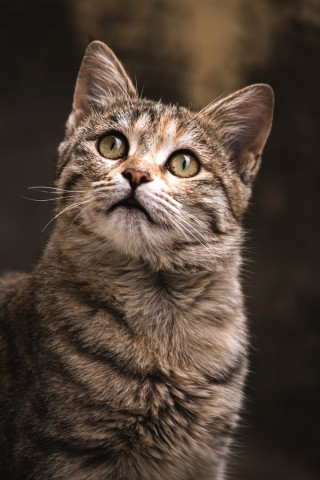
#> input picture CuteCat.jpg, 320 x 480 px
$ jupyter execute openCV-Basic-2.ipynb   (shell and % lines are left out)
#> lines starting #> are read from the running program, lines starting #| are printed output that depends on the picture; after the words box and inside, x2 and y2 are one past the last pixel; in counts of white or black regions, pixels touching at a corner belong together
[cell 1]
import matplotlib.pyplot as plt
import numpy as np
import imutils
import cv2
import warnings
warnings.filterwarnings("ignore")

[cell 2]
plt.figure(figsize=(6, 4))
imagedata = plt.imread("CuteCat.jpg")
#> imagedata is the input picture: shape (480, 320, 3); mean R, G, B 80.8, 65.9, 54.8
plt.imshow(imagedata)
plt.grid(False)
plt.show()

[cell 3]
len(imagedata.shape)
#> Out = 3

[cell 4]
len(imagedata.shape)
#> Out = 3

[cell 5]
def catimageShow(imageTitle, image):
    if len(image.shape) == 3:
        imageVariable = cv2.cvtColor(image, cv2.COLOR_BGR2RGB)
#     if image.shape[2] == 1:
#     imageVariable = cv2.cvtColor(image, cv2.COLOR_RGB2GRAY)
    plt.figure(figsize=(4, 2))
    plt.imshow(imageVariable)
    plt.title(imageTitle)
    plt.show()

[cell 6]
imagedata.shape
#> Out = (480, 320, 3)

[cell 7]
cv2.split(imagedata)

[cell 8]
def imageHistogram(image, imageTitle, mask = None):
    color_Channel = cv2.split(image)
    color_com = ('b', 'g', 'r')
    plt.figure(figsize = (4, 2))
    plt.title(imageTitle)
    plt.xlabel("Bins")
    plt.ylabel("Pixel Information")

    for (color_Channel, color_com) in zip(color_Channel, color_com):
        histogram = cv2.calcHist([color_Channel], [0], mask, [256], [0, 256])
        plt.plot(histogram, color = color_com)
        plt.xlim([0, 256])
        plt.show()

[cell 9]
image_argument = {"Image":"CuteCat.jpg"}
image = cv2.imread(image_argument["Image"])
image= cv2.cvtColor(image, cv2.COLOR_BGR2RGB)
smaplehisto = cv2.calcHist([image],[0], None, [256], [0, 256])
#> smaplehisto = 256 values, max 3898 at index 31, min 0 at index 0, mean 600
plt.figure(figsize = (4, 2))
plt.title("imageTitle")
plt.xlabel("Bins")
plt.ylabel("Pixel Information")
plt.plot(smaplehisto)
plt.show()
#> figure, not shown here; curve peaks at x = 31, y = 3898

[cell 10]
image_argument = {"Image":"CuteCat.jpg"}
image = cv2.imread(image_argument["Image"])
image= cv2.cvtColor(image, cv2.COLOR_BGR2RGB)
smaplehisto = cv2.calcHist([image],[1], None, [256], [0, 256])
#> smaplehisto = 256 values, max 4665 at index 24, min 0 at index 0, mean 600
plt.figure(figsize = (4, 2))
plt.title("imageTitle")
plt.xlabel("Bins")
plt.ylabel("Pixel Information")
plt.plot(smaplehisto)#line
plt.show()
#> figure, not shown here; curve peaks at x = 24, y = 4665

[cell 11]
color_Channel = cv2.split(image)
color_com = ('b', 'g', 'r')
plt.figure(figsize = (4, 2))
plt.title("imageTitle")
plt.xlabel("Bins")
plt.ylabel("Pixel Information")

for (color_Channel, color_com) in zip(color_Channel, color_com):
    histogram = cv2.calcHist([color_Channel], [0],None, [256], [0, 256])
    plt.plot(histogram, color = color_com)
    plt.xlim([0, 256])
#> this loop made 3 passes
#> color_com on passes 1 to 3: 'b', 'g', 'r'
    #plt.show()
#> figure, not shown here; curve peaks at x = 31, y = 3898; curve peaks at x = 24, y = 4665; curve peaks at x = 22, y = 5622

[cell 12]
cv2.split(image)

[cell 13]
color_Channel = cv2.split(image)
color_com = ('b', 'g', 'r')
plt.figure(figsize = (4, 2))
plt.title("imageTitle")
plt.xlabel("Bins")
plt.ylabel("Pixel Information")

for (color_Channel, color_com) in zip(color_Channel, color_com):
    histogram = cv2.calcHist([color_Channel], [0],None, [256], [0, 256])
    plt.plot(histogram, color = color_com)
    plt.xlim([0, 256])
    plt.show()
#> this loop made 3 passes
#> pass 2, `plt.show()`:
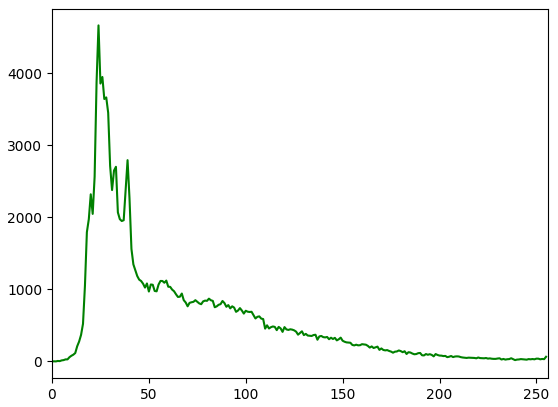
#> figure drawn by matplotlib, 1 panel; curve peaks at x = 24, y = 4665

[cell 14]
color_Channel = cv2.split(image)
color_com = ('r', 'g', 'b')
plt.figure(figsize = (4, 2))
plt.title("imageTitle")
plt.xlabel("Bins")
plt.ylabel("Pixel Information")

for (color_Channel, color_com) in zip(color_Channel, color_com):
    histogram = cv2.calcHist([color_Channel], [0],None, [256], [0, 256])
    plt.plot(histogram, color = color_com)
    plt.xlim([0, 256])
    plt.show()
#> this loop made 3 passes
#> pass 1, `plt.show()`:
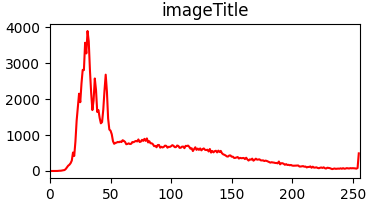
#> figure drawn by matplotlib, 1 panel; curve peaks at x = 31, y = 3898

[cell 15]
color = ["B", "G", "R"]
fig = plt.figure(figsize=(20, 18))
ax = fig.add_subplot(131)
hist = cv2.calcHist([color_Channel[1], color_Channel[0]], [0, 1], None, [32, 32], [0, 256, 0, 256])
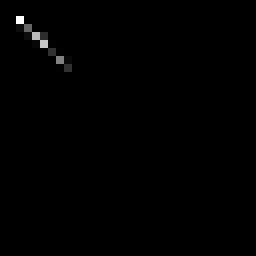
#> hist: shape (32, 32) float32 (shown 8 times larger); min 0, max 76, mean 0.3; drawn with min black and max white
p = ax.imshow(hist, interpolation = "nearest")
ax.set_title("Image Generate for Green and Blue")
plt.colorbar(p)


ax = fig.add_subplot(132)
hist = cv2.calcHist([color_Channel[1], color_Channel[2]], [0, 1], None, [32, 32], [0, 256, 0, 256])
p = ax.imshow(hist, interpolation = "nearest")
ax.set_title("Image Generate for Green and Red")
plt.colorbar(p)


ax = fig.add_subplot(133)
hist = cv2.calcHist([color_Channel[0], color_Channel[2]], [0, 1], None, [32, 32], [0, 256, 0, 256])
p = ax.imshow(hist, interpolation = "nearest")
ax.set_title("Image Generate for Blue and Red")
plt.colorbar(p)

print("Image Shape: {} with {}".format(hist.shape, hist.flatten().shape[0]))
#| Image Shape: (32, 32) with 1024
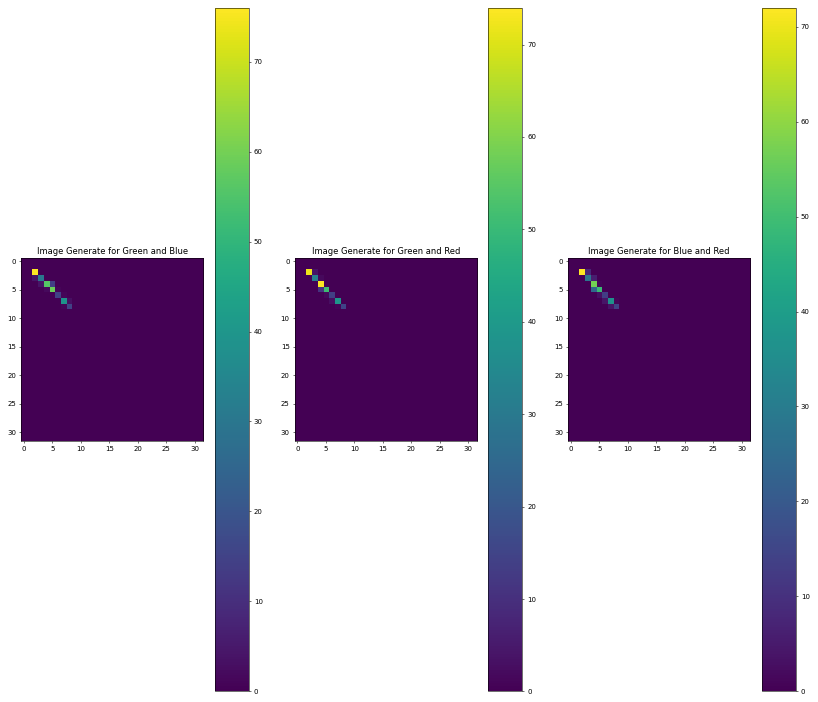
#> figure drawn by matplotlib, 6 panels

[cell 16]
image = cv2.imread("CuteCat.jpg")
imageHistogram(image, "Image Title")
#> the loop in imageHistogram, `for (color_Channel, color_com) in zip(color_Channel, color_com):` made 3 passes
#> pass 1, in imageHistogram, `plt.show()`:
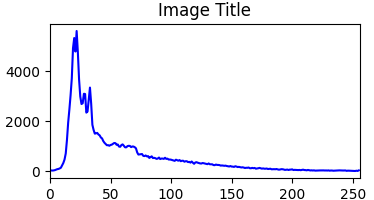
#> figure drawn by matplotlib, 1 panel; curve peaks at x = 22, y = 5622
catimageShow("orginal image", image)

[cell 17]
image.shape[:2]
#> Out = (480, 320)

[cell 18]
def catimageShow(imageTitle, image):
    imageVariable = cv2.cvtColor(image, cv2.COLOR_BGR2RGB)
    plt.figure(figsize=(4, 2))
    plt.imshow(imageVariable)
    plt.title(imageTitle)
    plt.show()

[cell 19]
mask = np.zeros(image.shape[:2], dtype= "uint8")
cv2.rectangle(mask, (60, 90), (100, 120), 255, -1)
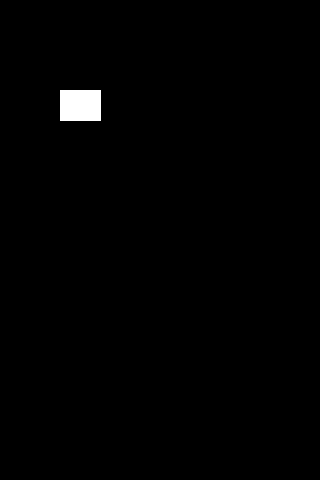
#> mask: shape (480, 320); 0.83% white; 1 white region, box (x1, y1, x2, y2) and area: (60, 90, 101, 121) 1271
catimageShow("Applied Mask", mask)

[cell 20]
mask = np.zeros(image.shape[:2], dtype= "uint8")
cv2.rectangle(mask, (60, 90), (100, 120), 25, -1)
catimageShow("Applied Mask", mask)

[cell 21]
mask = np.zeros(image.shape[:2], dtype= "uint8")
cv2.rectangle(mask, (60, 90), (100, 120), 200, -1)
catimageShow("Applied Mask", mask)

[cell 22]
mask = np.zeros(image.shape[:2], dtype= "uint8")
cv2.rectangle(mask, (160, 190), (200, 220), 200, -1)
#> mask: shape (480, 320); values 0 (black) and 200 (white), 0.83% white; 1 white region, box (x1, y1, x2, y2) and area: (160, 190, 201, 221) 1271
catimageShow("Applied Mask", mask)

[cell 23]
image = cv2.imread("CuteCat.jpg")
gray = cv2.cvtColor(image, cv2.COLOR_BGR2GRAY)
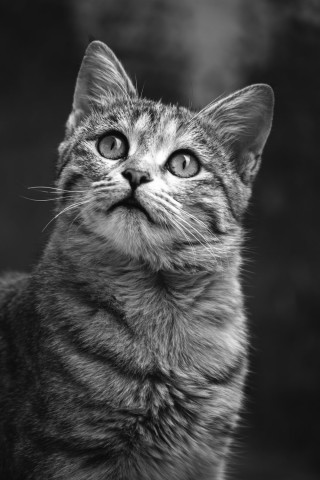
#> gray: shape (480, 320); min 4, max 255, mean 69
blurImage = cv2.GaussianBlur(gray, (5, 5), 0)
catimageShow("Orginal Image", image)
catimageShow("Blur Image", blurImage)

[cell 24]
cannyBlurWide = cv2.Canny(blurImage, 20, 250)
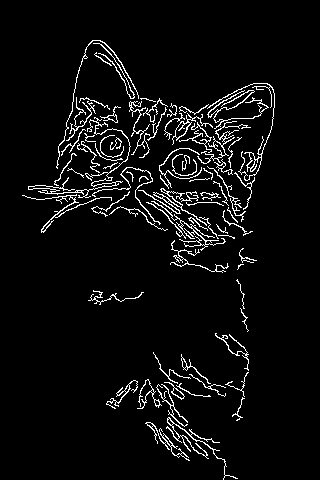
#> cannyBlurWide: shape (480, 320); 5.1% white in thin lines or dots, all inside (x1, y1, x2, y2) = (22, 40, 275, 480)
cannyBlurMiddle = cv2.Canny(blurImage, 15, 120)
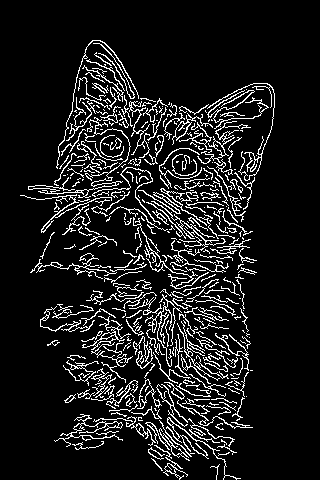
#> cannyBlurMiddle: shape (480, 320); 10.8% white in thin lines or dots, all inside (x1, y1, x2, y2) = (20, 40, 275, 480)
cannyBlurFit = cv2.Canny(blurImage, 240, 250)
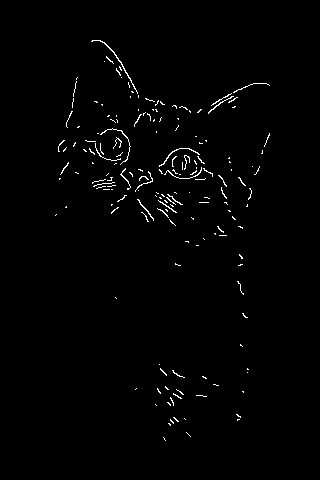
#> cannyBlurFit: shape (480, 320); 1.2% white in thin lines or dots, all inside (x1, y1, x2, y2) = (55, 40, 270, 441)

catimageShow("cannyBlurWide",cannyBlurWide)
catimageShow("cannyBlurMiddle", cannyBlurMiddle)
catimageShow("cannyBlurFit", cannyBlurFit)
